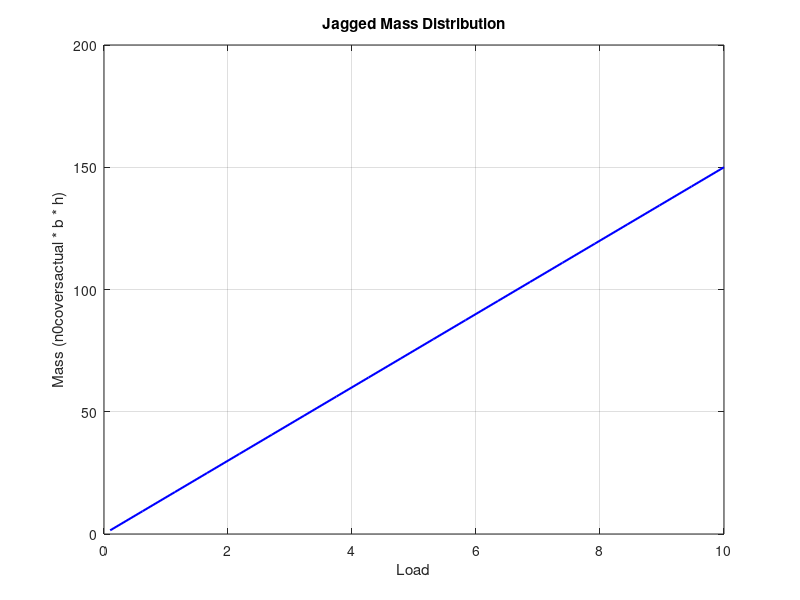

Write the MATLAB code that produced this figure.
load = linspace(0.1,5,20); % Load values
t = 1; % Avoid division by zero
sigma_c = 20; 
b = linspace(0.1,10,20); % Width values
h = 3; % Fixed height

% Compute initial number of covers
n0covers = ceil(load ./ (t * sigma_c));

% Introduce jagged behavior by using ceil and mod
n0coversactual = n0covers + ceil(0.125 * (n0covers)) * 2 + 2;

% Calculate mass
mass = n0coversactual .* b * h;

% Plot mass to observe jagged pattern
figure;
plot(b, mass, 'b', 'LineWidth', 1.5);
xlabel('Load');
ylabel('Mass (n0coversactual * b * h)');
title('Jagged Mass Distribution');
grid on;
